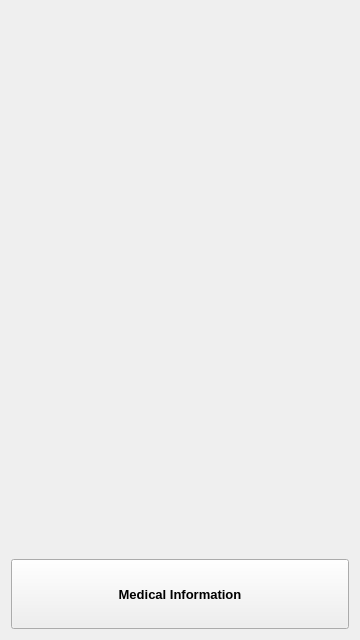
<?xml version="1.0" encoding="UTF-8"?>
<ui version="4.0">
 <class>Lock</class>
 <widget class="QWidget" name="Lock">
  <property name="geometry">
   <rect>
    <x>0</x>
    <y>0</y>
    <width>360</width>
    <height>640</height>
   </rect>
  </property>
  <property name="windowTitle">
   <string>Lock</string>
  </property>
  <layout class="QGridLayout" name="gridLayout">
   <item row="1" column="0">
    <widget class="QPushButton" name="iceButton">
     <property name="minimumSize">
      <size>
       <width>0</width>
       <height>70</height>
      </size>
     </property>
     <property name="font">
      <font>
       <pointsize>10</pointsize>
       <weight>75</weight>
       <bold>true</bold>
      </font>
     </property>
     <property name="autoFillBackground">
      <bool>false</bool>
     </property>
     <property name="text">
      <string>Medical Information</string>
     </property>
     <property name="icon">
      <iconset resource="IceRes.qrc">
       <normaloff>:/images/icons/icon/alert.png</normaloff>:/images/icons/icon/alert.png</iconset>
     </property>
    </widget>
   </item>
   <item row="0" column="0">
    <spacer name="iceButtonSpacer">
     <property name="orientation">
      <enum>Qt::Vertical</enum>
     </property>
     <property name="sizeHint" stdset="0">
      <size>
       <width>20</width>
       <height>543</height>
      </size>
     </property>
    </spacer>
   </item>
  </layout>
 </widget>
 <layoutdefault spacing="6" margin="11"/>
 <resources>
  <include location="IceRes.qrc"/>
 </resources>
 <connections/>
</ui>
